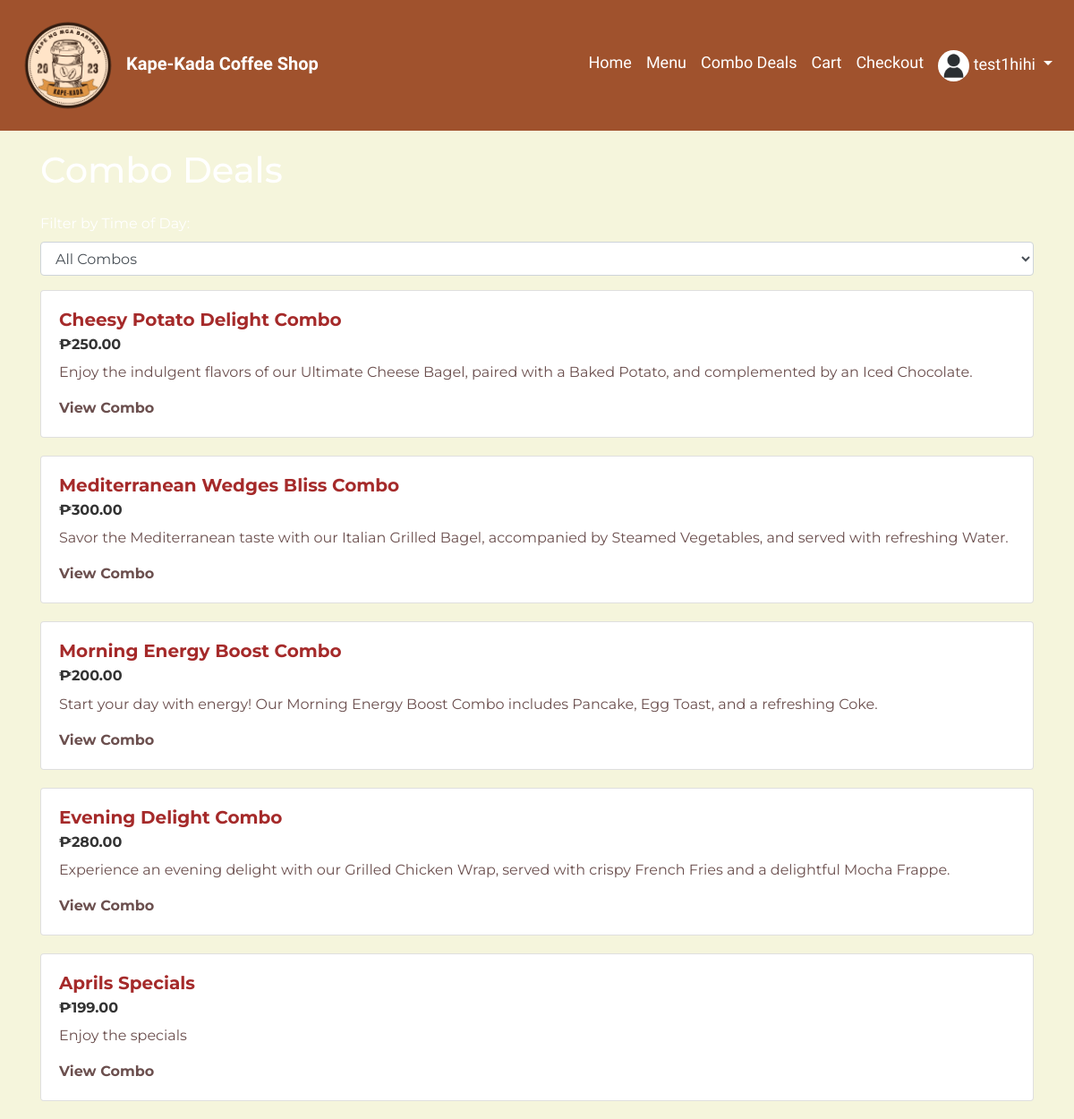
/combos.php (signed in), run on the app's committed database.
### tables this page shows
CREATE TABLE `users` (
  `user_id` int(11) NOT NULL,
  `fullname` varchar(255) NOT NULL,
  `email` varchar(330) NOT NULL,
  `phoneNumber` varchar(255) NOT NULL,
  `birthday` date NOT NULL,
  `password` varchar(255) NOT NULL,
  `role` varchar(255) NOT NULL,
  `wallet` decimal(10,2) DEFAULT 0.00,
  `address` varchar(255) DEFAULT NULL,
  `picture` varchar(255) DEFAULT NULL,
  `login_attempts` int(11) DEFAULT NULL,
  `ban_time` int(11) DEFAULT NULL,
  `verification_token` varchar(64) DEFAULT NULL,
  `verified` tinyint(1) DEFAULT 0,
  `otp` varchar(6) DEFAULT NULL,
  `otp_expiry` datetime DEFAULT NULL
);

CREATE TABLE `combo_meals` (
  `combo_id` int(11) NOT NULL,
  `name` varchar(255) NOT NULL,
  `description` text NOT NULL,
  `main_dish` varchar(255) NOT NULL,
  `side_dish` varchar(255) NOT NULL,
  `drink` varchar(255) NOT NULL,
  `price` decimal(10,2) NOT NULL,
  `discount_percentage` decimal(5,2) NOT NULL,
  `category` varchar(50) NOT NULL,
  `quantity` int(11) NOT NULL
);

### combos.php (the view, shortened to what this page needs)
<?php
include 'navbar.php';
include 'db_connection.php';
$sql = "SELECT * FROM combo_meals";
$result = mysqli_query($conn, $sql);
$combos = [];
if (mysqli_num_rows($result) > 0) {
    while ($row = mysqli_fetch_assoc($result)) {
        $combos[] = $row;
    }
}
?>
<!DOCTYPE html>
<html lang="en">
<head>
    <link rel="stylesheet" href="https://stackpath.bootstrapcdn.com/bootstrap/4.5.2/css/bootstrap.min.css">
    <link rel="stylesheet" href="https://use.fontawesome.com/releases/v5.15.1/css/all.css">
</head>
<body>
<div class="container">
    <h1 class="mb-4" style="color: white;">Combo Deals</h1>
    <form action="combos.php" method="get">
        <div class="form-group">
            <label for="filter" style="color: white;">Filter by Time of Day:</label>
            <select id="filter" name="filter" class="form-control" onchange="this.form.submit()">
                <option value="">All Combos</option>
            </select>
        </div>
    </form>
    <?php foreach ($combos as $combo): ?>
        <div class="card">
            <div class="card-body">
                <h5 class="card-title"><?php echo $combo['name']; ?></h5>
                <h6 class="card-subtitle">₱<?php echo number_format($combo['price'], 2); ?></h6>
                <p class="card-text"><?php echo $combo['description']; ?></p>
                <a href="combo_detail.php?id=<?php echo $combo['combo_id']; ?>" class="card-link">View Combo</a>
            </div>
        </div>
    <?php endforeach; ?>
</div>
</body>
</html>

### navbar.php (shortened to what this page needs)
<?php
include 'db_connection.php';
$userData = null;
if (isset($_SESSION['email'])) {
    $userEmail = $_SESSION['email'];
    $userQuery = "SELECT fullname, picture FROM users WHERE email = ?";
    $stmt = $conn->prepare($userQuery);
    $stmt->bind_param("s", $userEmail);
    $stmt->execute();
    $result = $stmt->get_result();
    $userData = $result->fetch_assoc();
}
?>
<!DOCTYPE html>
<html lang="en">
<head>
    <link rel="stylesheet" href="https://stackpath.bootstrapcdn.com/bootstrap/4.5.2/css/bootstrap.min.css">
</head>
<body>
<nav class="navbar navbar-expand-lg fixed-top">
    <a class="navbar-brand" href="index.php">
        <img src="logo.png" alt="Kape-Kada Coffee Shop" style="width: 120px; height: auto;"> Kape-Kada Coffee Shop
    </a>
    <div class="collapse navbar-collapse" id="navbarNav">
        <ul class="navbar-nav ml-auto">
            <li class="nav-item active">
                <a class="nav-link" href="index.php">Home <span class="sr-only">(current)</span></a>
            </li>
            <li class="nav-item">
                <a class="nav-link" href="menu.php">Menu</a>
            </li>
            <li class="nav-item">
                <a class="nav-link" href="combos.php">Combo Deals</a>
            </li>
            <li class="nav-item">
                <a class="nav-link" href="cart.php">Cart</a>
            </li>
            <li class="nav-item">
                <a class="nav-link" href="checkout.php">Checkout</a>
            </li>
            <?php if ($userData): ?>
                <li class="nav-item dropdown">
                    <a class="nav-link dropdown-toggle" href="#" id="navbarDropdown" role="button" data-toggle="dropdown" aria-haspopup="true" aria-expanded="false">
                        <?php if ($userData['picture']): ?>
                            <img src="<?php echo $userData['picture']; ?>" alt="Profile Picture" style="width: 35px; height: 35px; border-radius: 50%;">
                        <?php endif; ?>
                        <?php echo $userData['fullname']; ?>
                    </a>
                </li>
            <?php endif; ?>
        </ul>
    </div>
</nav>
</body>
</html>

### navbar.php (style rules this page uses)
body { padding-top: 46px; color: #FFFFFF; }
.navbar { background-color: #A0522D; transition: background-color 0.5s ease; }
.navbar-brand { color: #FFFFFF; font-family: 'League Spartan', sans-serif; font-weight: bold; transition: transform 0.5s ease, color 0.3s ease; }
.navbar-brand img { transition: transform 0.5s ease; }
.nav-link { color: #FFFFFF !important; transition: color 0.3s ease; }
.nav-link { font-family: 'League Spartan', sans-serif; color: #FFFFFF !important; transition: color 0.3s ease; font-size: 18px; }
.nav-link, .dropdown-item { font-family: 'League Spartan', sans-serif; font-size: 18px; color: solid black !important; transition: color 0.3s ease; }

### combos.php (style rules this page uses)
body { background-color: #F5F5DC; color: #6B4F4E; font-family: 'Montserrat', sans-serif; background-image: url('bg.svg'); background-size: cover; background-repeat: no-repeat; background-attachment: fixed; background-position: center; }
.navbar { font-family: 'Merriweather', serif; }
.container { margin-top: 120px; }
.card { margin-bottom: 20px; border: 1px solid rgba(0, 0, 0, 0.125); border-radius: 0.25rem; transition: all 0.3s ease-in-out; }
.card-body { padding: 20px; }
.card-title { color: #A52A2A; font-size: 1.25rem; font-weight: bold; }
.card-text { font-size: 1rem; }
.card-subtitle { color: #333; font-size: 1rem; font-weight: bold; margin-bottom: 10px; }
.card-link { color: #6B4F4E; font-weight: bold; text-decoration: none; transition: all 0.3s ease-in-out; }

### data on the page
users: picture (placeholder picture), fullname "test1hihi"
combo_meals: name "Cheesy Potato Delight Combo", price "250.00", description "Enjoy the indulgent flavors of our Ultimate Cheese Bagel, paired with a Baked Potato, and complemented by an Iced Chocolate."
combo_meals: name "Mediterranean Wedges Bliss Combo", price "300.00", description "Savor the Mediterranean taste with our Italian Grilled Bagel, accompanied by Steamed Vegetables, and served with refreshing Water."
combo_meals: name "Morning Energy Boost Combo", price "200.00", description "Start your day with energy! Our Morning Energy Boost Combo includes Pancake, Egg Toast, and a refreshing Coke."
combo_meals: name "Evening Delight Combo", price "280.00", description "Experience an evening delight with our Grilled Chicken Wrap, served with crispy French Fries and a delightful Mocha Frappe."
combo_meals: name "Aprils Specials", price "199.00", description "Enjoy the specials"
